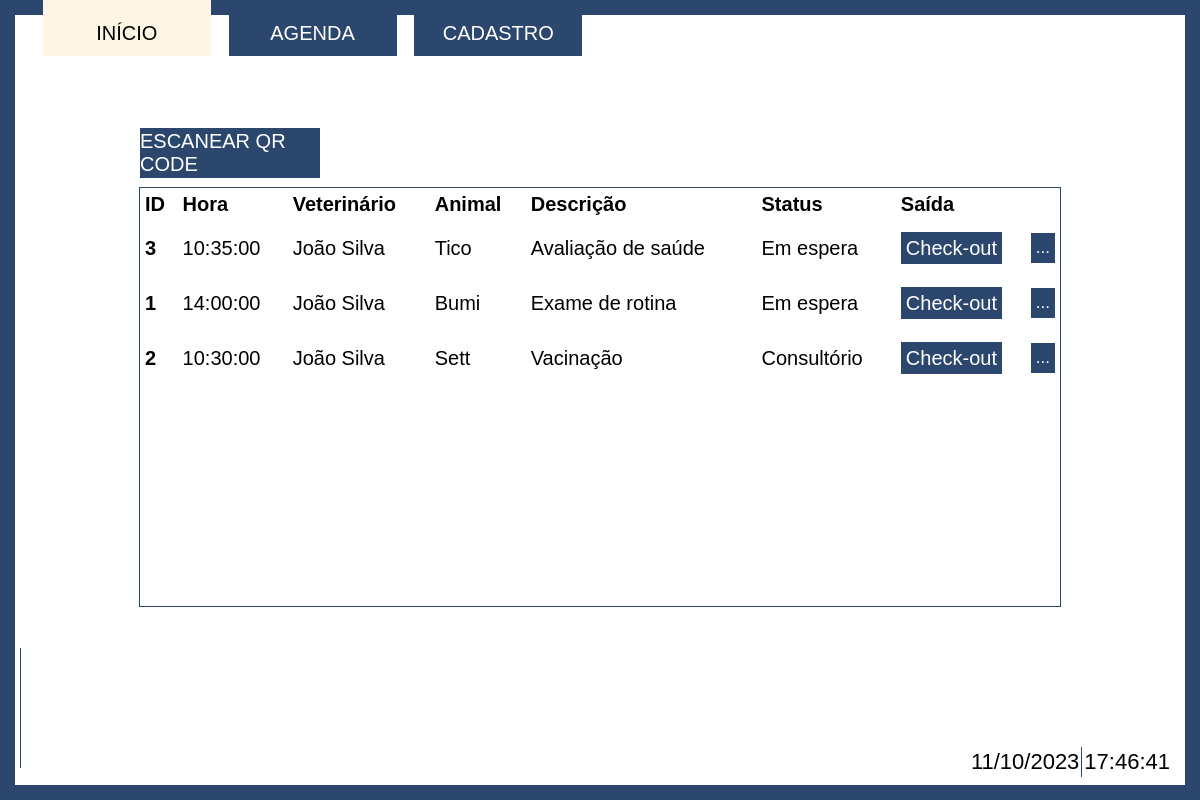
/Index/Inicio.php, run on an earlier commit of the app's database.
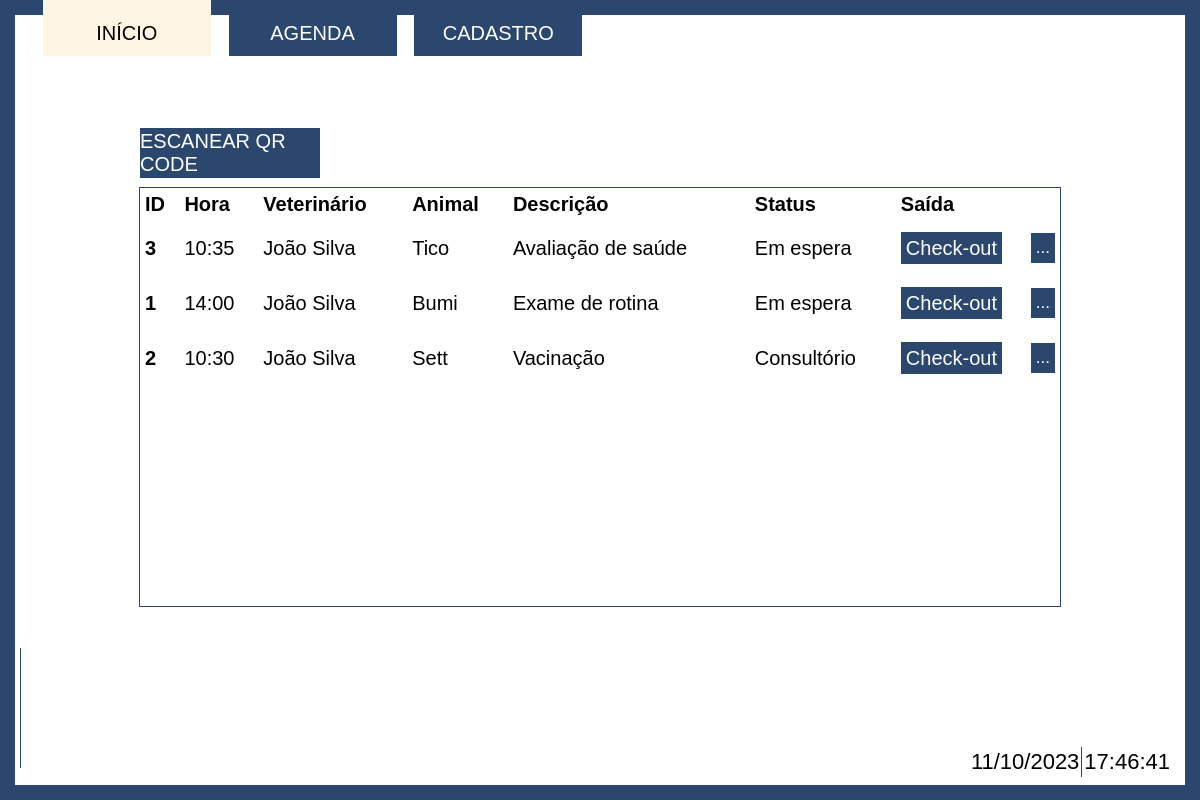
And on a later commit of the database.
### tables this page shows
create table Animais
(
	idAnimal int auto_increment primary key,
	nome varchar(100) not null,
	especie varchar(50) not null,
	raca varchar(50) not null,
	datanascto date,
	idCliente int not null,
	foreign key (idCliente) references Clientes(idCliente) on delete cascade
);

create table Agenda
(
	idConsulta int auto_increment primary key,
	dataConsulta date not null,
	horaConsulta varchar(5) not null, 
	veterinario int,
	descricao text,
	idAnimal int not null,
    idStatus int,
    foreign key (idStatus) references statusConsulta(idStatus),
	foreign key (idAnimal) references Animais(idAnimal) on delete cascade
);

create table Usuarios
(
	idUsuario int auto_increment primary key not null,
	nome varchar (150) not null,
	email varchar (150) not null,
	contato varchar(20) not null,
    enderecoE varchar (2) not null,
    enderecoC varchar (50) not null,
    enderecoB varchar (50) not null,
    enderecoRN varchar (100) not null,
	idCargo int not null,
	foreign key (idCargo) references Funcoes(idCargo)
);

create table statusConsulta
(
	idStatus int primary key not null,
    statusConsulta varchar(50)
);

### Index/Inicio.php (the view, shortened to what this page needs)
<!DOCTYPE html>
<html lang="en">
    <head>
        <link rel="stylesheet" href="../Css/Inicio.css">
    </head>
    <body>
        <div class="page">
            <div class="bar">
                <div class="button selected"><a href="./Inicio.php">INÍCIO</a></div>
                <div class="button"><a href="./Agenda.php">AGENDA</a></div>
                <div class="button"><a href="./cadastro.php">CADASTRO</a></div>
            </div>
            <div class="container">
                <div class="tablebar">
                    <div class="tablebar-button"><a href="./Inicio.php">ESCANEAR QR CODE</a></div>
                </div>
                <div class="table-container">
                    <table>
                        <thead>
                            <tr>
                                <th scope="col">ID</th>
                                <th scope="col">Hora</th>
                                <th scope="col">Veterinário</th>
                                <th scope="col">Animal</th>
                                <th scope="col">Descrição</th>
                                <th scope="col">Status</th>
                                <th scope="col">Saída</th>
                                <th scope="col"></th>
                            </tr>
                        </thead>
                        <tbody>
                            <?php
                                include '../php/conectaBD.php';
                                $queryAgenda = "SELECT Agenda.*, Usuarios.nome, Animais.nome, statusConsulta.statusConsulta
                                                FROM Animais
                                                INNER JOIN Agenda ON Animais.idAnimal = Agenda.idAnimal
                                                INNER JOIN Usuarios ON Agenda.veterinario = Usuarios.idUsuario
                                                INNER JOIN statusConsulta ON Agenda.idStatus = statusConsulta.idStatus
                                                GROUP BY Agenda.dataConsulta, Agenda.horaConsulta;";
                                $resultAgenda = mysqli_query($conexao, $queryAgenda);
                                if ($resultAgenda->num_rows>0):
                                    while($arrayAgenda = mysqli_fetch_row($resultAgenda) ):
                            ?>
                            <tr class="table-rows" id="<?php echo $arrayAgenda[0];?>" onmouseenter="mostrarInfo(this.id)">
                                <td><?php echo $arrayAgenda[0];?></td>
                                <td><?php echo $arrayAgenda[2];?></td>
                                <td><?php echo $arrayAgenda[7];?></td>
                                <td><?php echo $arrayAgenda[8];?></td>
                                <td><?php echo $arrayAgenda[4];?></td>
                                <td><?php echo $arrayAgenda[9];?></td>
                                <td class="checkout-btn">
                                    <a href="editar.php" class="checkout">Check-out</a>
                                </td>
                                <td class="more-list-container">
                                    <div class="list-box">
                                        <button class="more-btn" onclick="abrirModal(<?php echo $arrayAgenda[5]; ?>)">...</button>
                                    </div>
                                </td>
                            </tr>
                            <?php
                                endwhile;
                                else:
                            ?>
                            <div class="center">
                                <span> Nenhuma entrada cadastrada.</span>
                            </div>
                            <?php
                                endif;
                            ?>
                        </tbody>
                    </table>
                </div>
                <div class="container-info">
                </div>
                <div class="data">
                    <div class="dia" id="data-atual"></div>
                    <div class="hora" id="hora-atual"></div>
                </div>
            </div>
        </div>
    </body>
</html>

### Css/Inicio.css (style rules this page uses)
html, body { width: 100%; height: 100%; margin: 0; }
body { display: flex; justify-content: center; align-items: center; flex-direction: column; }
.page { height: 100%; width: 100%; padding: 25px; padding-top: 0; box-sizing: border-box; display: flex; flex-direction: column; }
.container { width: 100%; height: 90%; background-color: #fff; display: flex; box-sizing: border-box; flex-direction: column; align-items: center; }
.bar { height: 10%; width: 50%; display: flex; justify-content: space-evenly; }
.button > a { height: 7vh; width: 14vw; padding-top: 10px; box-sizing: border-box; background-color: #2c476e; display: flex; justify-content: center; align-items: center; text-decoration: none; font-size: 2.5vh; color: #ffffff; font-family: 'Franklin Gothic Medium', 'Arial Narrow', Arial, sans-serif; position: relative; overflow: hidden; z-index: 1; }
.button > a::before { content: ''; position: absolute; top: 0; left: 0; width: 100%; height: 0; background-color: #fef5e4; transition: height 0.5s; z-index: -1; }
.selected>a { background-color: #fef5e4; color: #000000; }
.tablebar { width: 80%; display: flex; margin-bottom: 5px; margin-top: 50px; }
.tablebar-button>a { height: 50px; width: 15vw; box-sizing: border-box; background-color: #2c476e; display: flex; justify-content: center; align-items: center; text-decoration: none; font-size: 2.5vh; color: #ffffff; font-family:'Franklin Gothic Medium', 'Arial Narrow', Arial, sans-serif; margin-right: 5px; margin-bottom: 4px; }
.table-container { border: 1px solid #2c476e; width: 80%; height:60%; overflow-y: auto; }
table { text-align: left; width: 100%; font-family:Arial, Helvetica, sans-serif; font-size: 2.5vh; border-collapse:collapse; }
table .table-rows { height: 55px; }
td { padding: 5px; }
td:first-child { font-weight: bold; }
th { padding: 5px; }
.checkout { background-color: #2c476e; padding: 5px; color: #ffffff; font-family:'Franklin Gothic Medium', 'Arial Narrow', Arial, sans-serif; text-decoration: none; }
.more-btn { font-size: 85%; background-color: #2c476e; padding: 5px; color: #ffffff; font-family:'Franklin Gothic Medium', 'Arial Narrow', Arial, sans-serif; text-decoration: none; cursor: pointer; border: none; }
.more-list-container { width: 10px; }
.checkout-btn { width: 120px; }
.container-info { position: absolute; padding: 5px; box-sizing: border-box; display: flex; flex-direction: column; gap: 3px; background-color: #ffffff; border-left: 1px solid #2c476e; z-index: 2; width: 50%; height: 15%; left: 20px; bottom: 4%; border-bottom: none; font-size: 1.3vw; }
.data { padding: 3px; box-sizing: border-box; position: fixed; bottom: 20px; right:25px; color: black; font-family:'Franklin Gothic Medium', 'Arial Narrow', Arial, sans-serif; font-size: 22px; display: flex; justify-content: center; align-items: center; }
.hora { padding: 2px; }
.dia { padding: 2px; border-right: 1px solid #2c476e; }

What changed in the data, as far as the page shows it:
changed through a linked row, animais "Tico": agenda.horaConsulta "10:35:00" → "10:35"
changed through a linked row, animais "Bumi": agenda.horaConsulta "14:00:00" → "14:00"
changed through a linked row, animais "Sett": agenda.horaConsulta "10:30:00" → "10:30"
